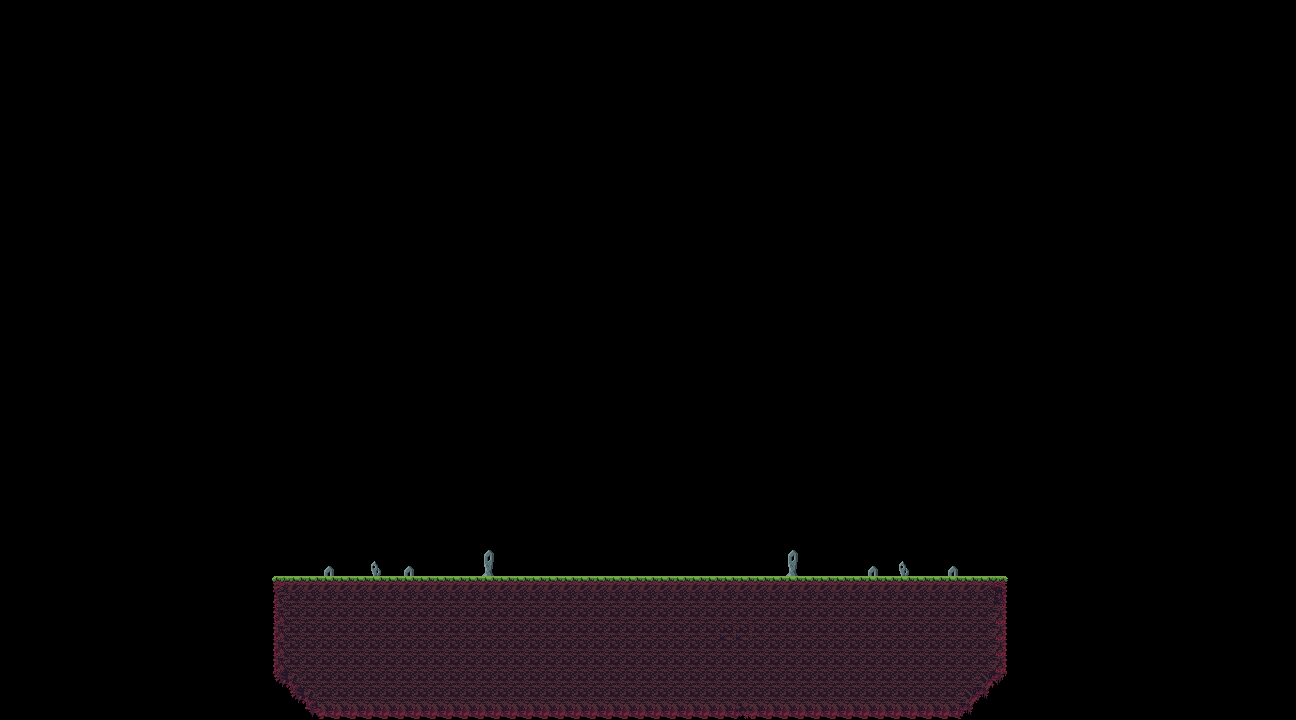

A level layout from a 2D game, rendered from its tile map. Below: a short description, then the map file with tile-grid data replaced by summaries:
An orthogonal 81x45 tile map with 16x16 px tiles, 1 tile layer (Capa de patrones 1).

<map version="1.10" tiledversion="1.10.1" orientation="orthogonal" renderorder="right-down" width="81" height="45" tilewidth="16" tileheight="16" infinite="0" nextlayerid="2" nextobjectid="1">
 <tileset firstgid="1" source="Terreno.tsx" />
 <layer id="1" name="Capa de patrones 1" width="81" height="45">
  <data>[3645 cells, 422 non-empty, 23 distinct tile ids]</data>
 </layer>
</map>
